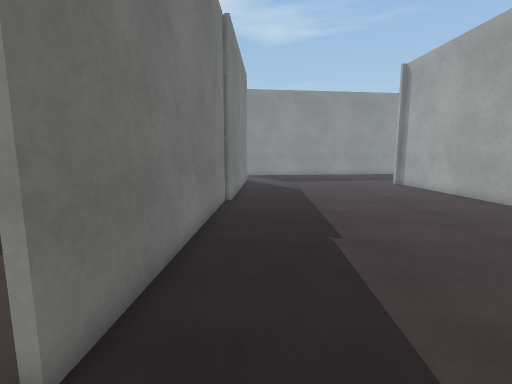
[1] (above)

18 first-person views from a walk through a 3-D level made in the Unity game engine. The camera is 1.2 m above the floor, tilts 8° down and sees 85° across. The floor is counted in squares, 0.5 m on a side. Each view is taken from the middle of a square. On the plan, view 1 faces up. The plan holds only what a view shows up to about 18 squares ahead; the rest is blank. The place goes on beyond the plan. The player character is not drawn. Some animated figures are not drawn. Door leaves are left out, so doorways stand open. Some surface patterns are stand-ins.

[2]
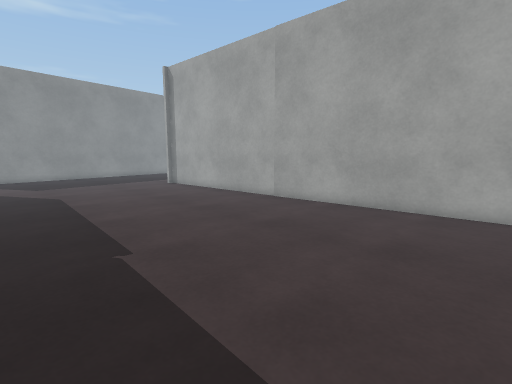

[3]
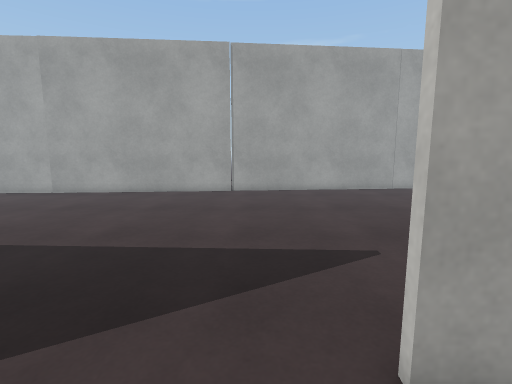

[4]
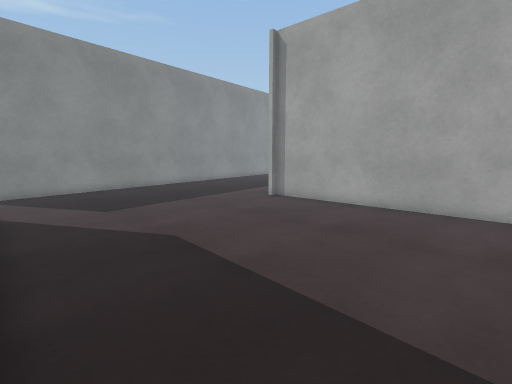

[5]
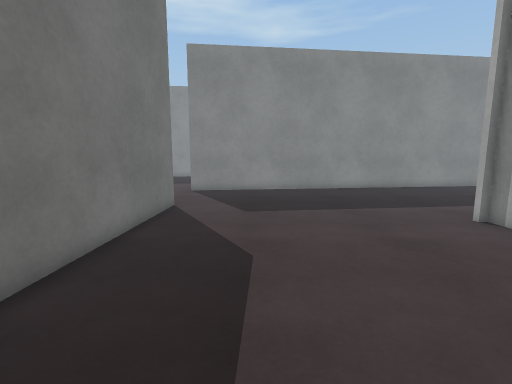

[6]
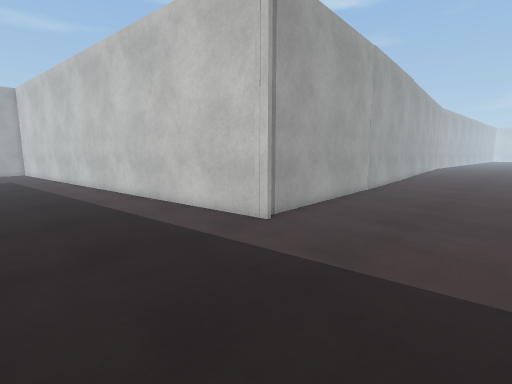

[7]
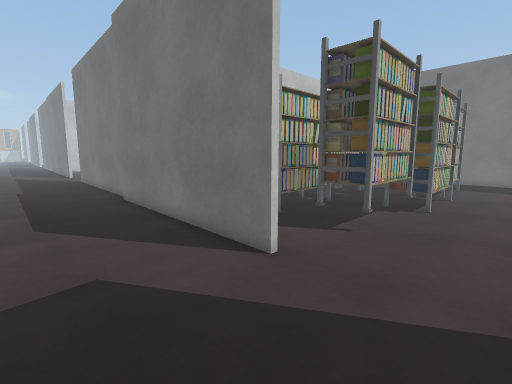

[8]
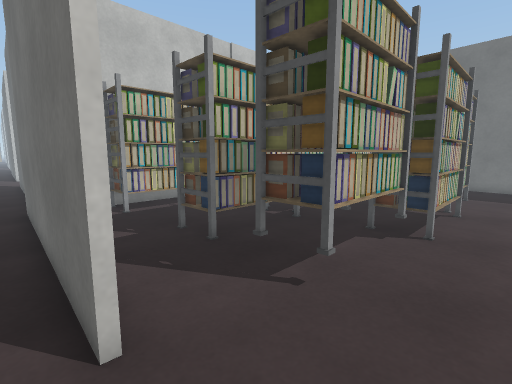

[9]
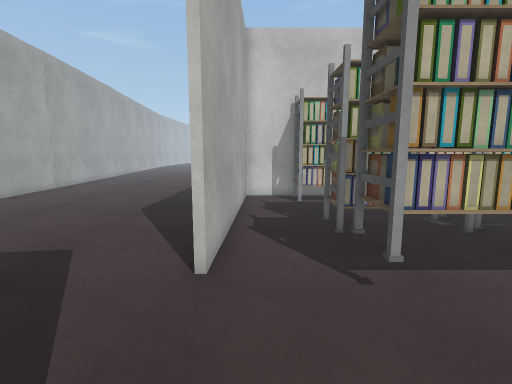

[10]
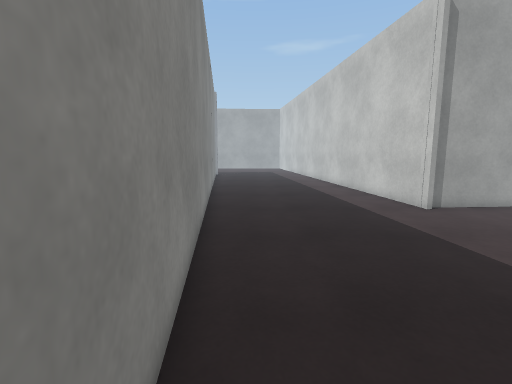

[11]
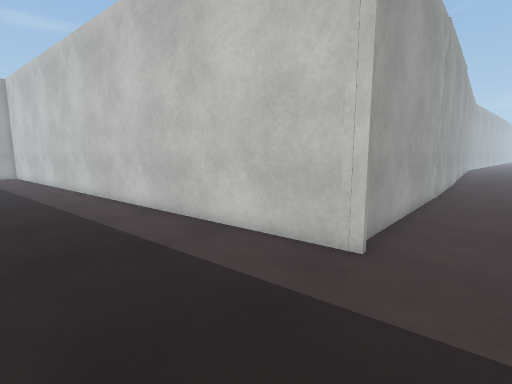

[12]
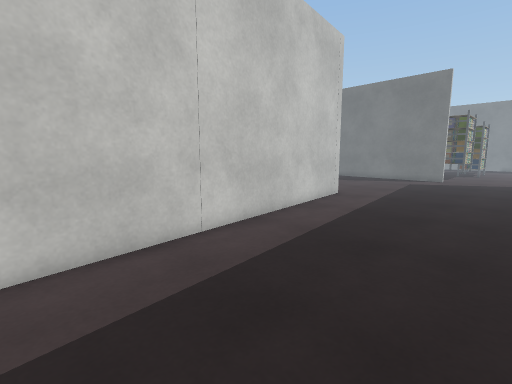

[13]
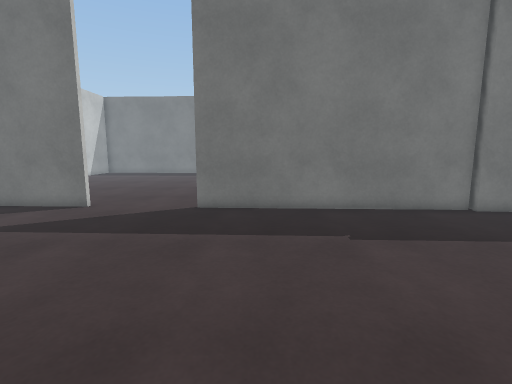

[14]
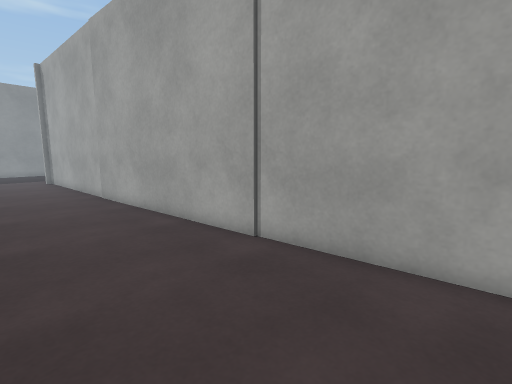

[15]
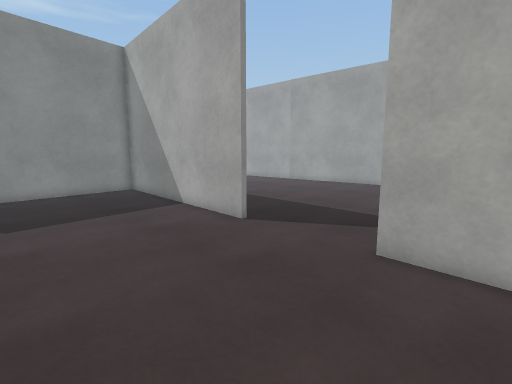

[16]
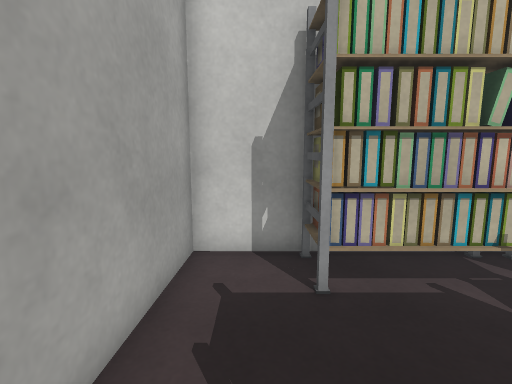

[17]
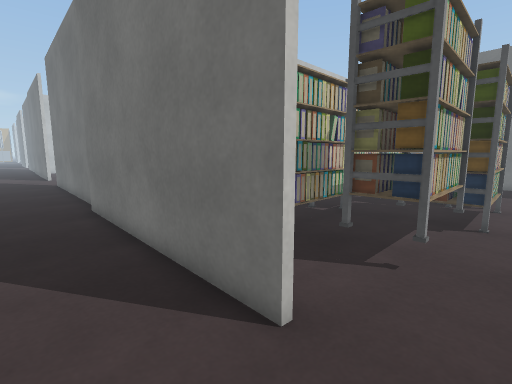

[18]
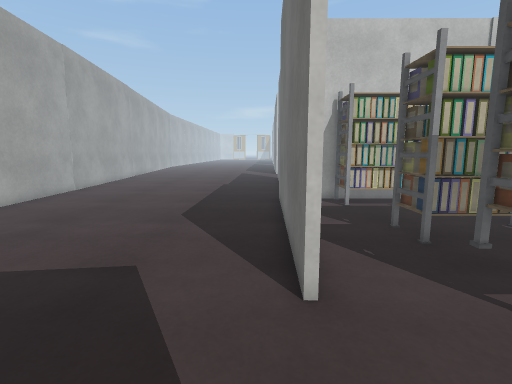

### Floor plan
Key: @ floor where view 1 was taken; # wall or solid block; . floor; D open door; R rack; O other object.
Columns run from 9 left of view 1 to 26 right of it. Each row starts with its distance up from view 1.
 30        .#######..................  .
 29 ..................................
 28 .....DDDD...........................
 27 .....DDDD...........................
 26 RRRRRDDDD...........................
 25 RRRRRRDDD...........................
 24 RR RRR..#..........................#
 23 ........#................. #########
 22 .RRRR...#...........########
 21 ORRRR...#...........#
 20 OR  R...#...........#
 19 ........#...........#
 18   ......#...........#
 17 O ......#...........#
 16 O RRRR..#...........##
 15 ORRRRR .#...........##
 14   #######...........##
 13  #### .#.............#
 12  ......#.............#
 11  ......#.............#
 10  ......#.............#
  9  ......#.............#
  8 .......#.............#
  7 .......#.............#
  6 .......#.............#
  5 .......#.............#
  4 .......#.............#
  3 .......#.............#
  2 .......D.............##
  1 .......D.............##
  0 .......D.@............#
 -1 .......D..............#
 -2 .......D..............#
 -3  .....##..............#
 -4   .... #..............#
 -5 . .... #. ............#

Positions as (right, up) in squares from view 1, and headings:
1: (0, 0), facing up
2: (0, 1), facing up-right
3: (-5, -1), facing right
4: (-1, 11), facing up-right
5: (3, 12), facing up
6: (4, 29), facing down-right
7: (4, 29), facing down-left
8: (0, 28), facing down-left
9: (-2, 30), facing down
10: (-1, 29), facing right
11: (8, 28), facing down-right
12: (26, 30), facing down-left
13: (10, 5), facing left
14: (7, -5), facing up-right
15: (-9, -5), facing up-right
16: (-3, 21), facing down
17: (2, 27), facing down-left
18: (0, 29), facing down
